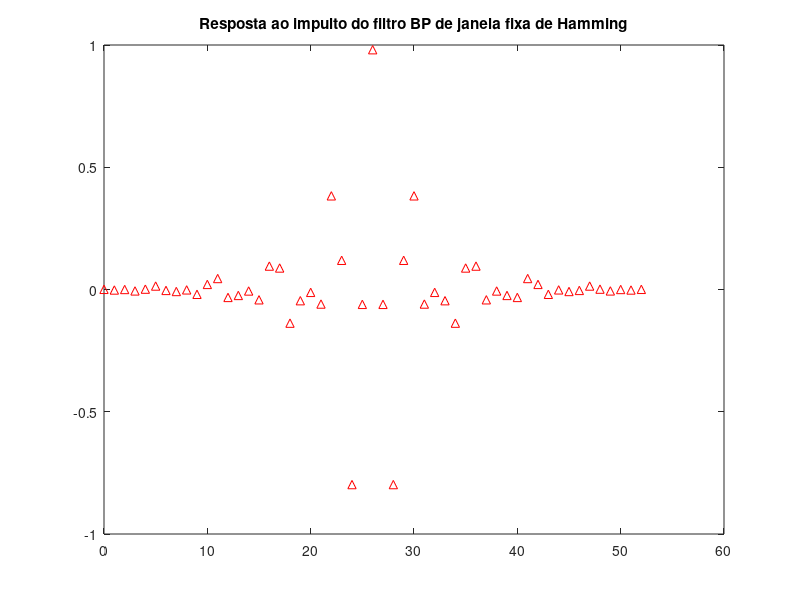
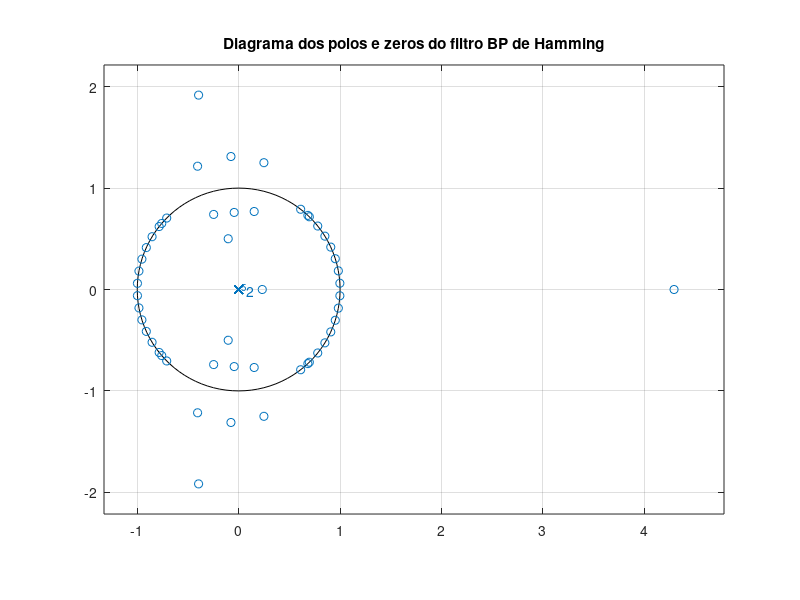
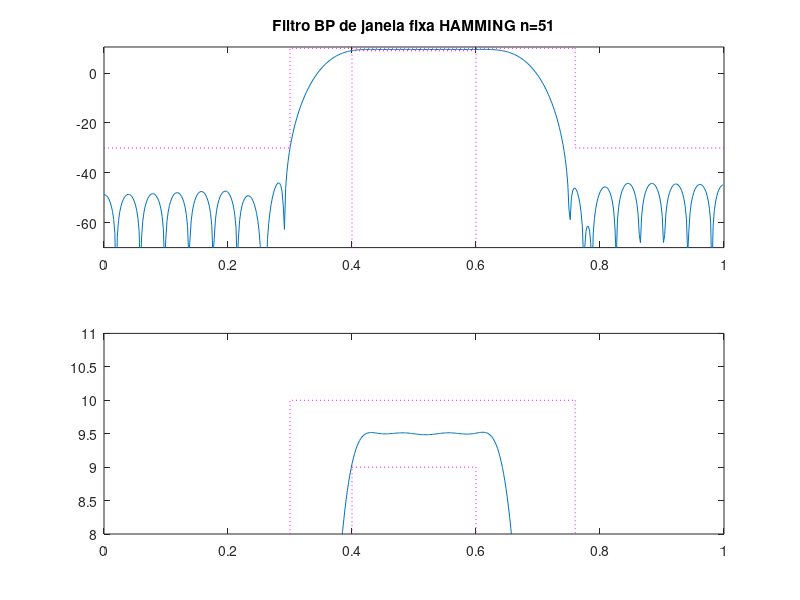

MATLAB code for these plots, in order:
%%Filtro digital FIR de janela fixa BP
clear all
close all
clc

%especificacoes
fa = 1000; %freq amostragem
f1 = 150; %fs1
f2 = 200; %fp1
f3 = 300; %fp2
f4 = 380; %fs2
Ap = 1; %atenuacao max na passagem
As = 40; %atenuacao min stop
Gtopo = 10; %ganho em 0 linear

fs1 = f1/(fa/2);
fp1 = f2/(fa/2);
fp2 = f3/(fa/2);
fs2 = f4/(fa/2);

wc1 = ((fs1+fp1)/2)+0.0065;
wc2 = ((fs2+fp2)/2)+0.005;

N = 51; %Ordem do filtro inicialmente estimada
if mod(N, 2) == 1  
    M = (N+1)/2; %numero de coeficientes se N impar
else 
    M = N/2; %numero de coeficientes de N par
end

CBP =((wc2*sinc(wc2*(-M:M)))-(wc1*sinc(wc1*(-M:M))));


RET = CBP;
HAMMING = CBP.*hamming(2*M+1)';
BLACKMAN = CBP.*blackman(2*M+1)';
BARTLETT = CBP.*bartlett(2*M+1)';
HANN = CBP.*hann(2*M+1)';

HAMMING = HAMMING*10^((Gtopo-0.5)/20);
HANN = HANN*10^((Gtopo-0.5)/20);
BARTLETT = BARTLETT*10^((Gtopo-0.5)/20);
BLACKMAN = BLACKMAN*10^((Gtopo-0.5)/20);

figure(1)
impz(HAMMING)
title('Resposta ao impulto do filtro BP de janela fixa de Hamming')

figure(2)
zplane(HAMMING)
title('Diagrama dos polos e zeros do filtro BP de Hamming')



[Hret, w] = freqz(HAMMING, 1);
figure(3)
subplot(211)
plot(w/pi, 20*log10(abs(Hret))); hold on;
title('Filtro BP de janela fixa HAMMING n=51')
 plot([fp1 fp1 fp2 fp2], [-(As+30) 9 9 -(As+30)], ':m')
 plot([0 fs1 fs1 fs2 fs2 1], [-30 -30 10 10 -30 -30], ':m')
 ylim([-(As+30) Ap/2+10])
 subplot(212)
 plot(w/pi, 20*log10(abs(Hret))); hold on;
 plot([fp1 fp1 fp2 fp2], [-(As+30) 9 9 -(As+30)], ':m')
 plot([0 fs1 fs1 fs2 fs2 1], [-30 -30 10 10 -30 -30], ':m')
 ylim([8 11])
 hold off;


